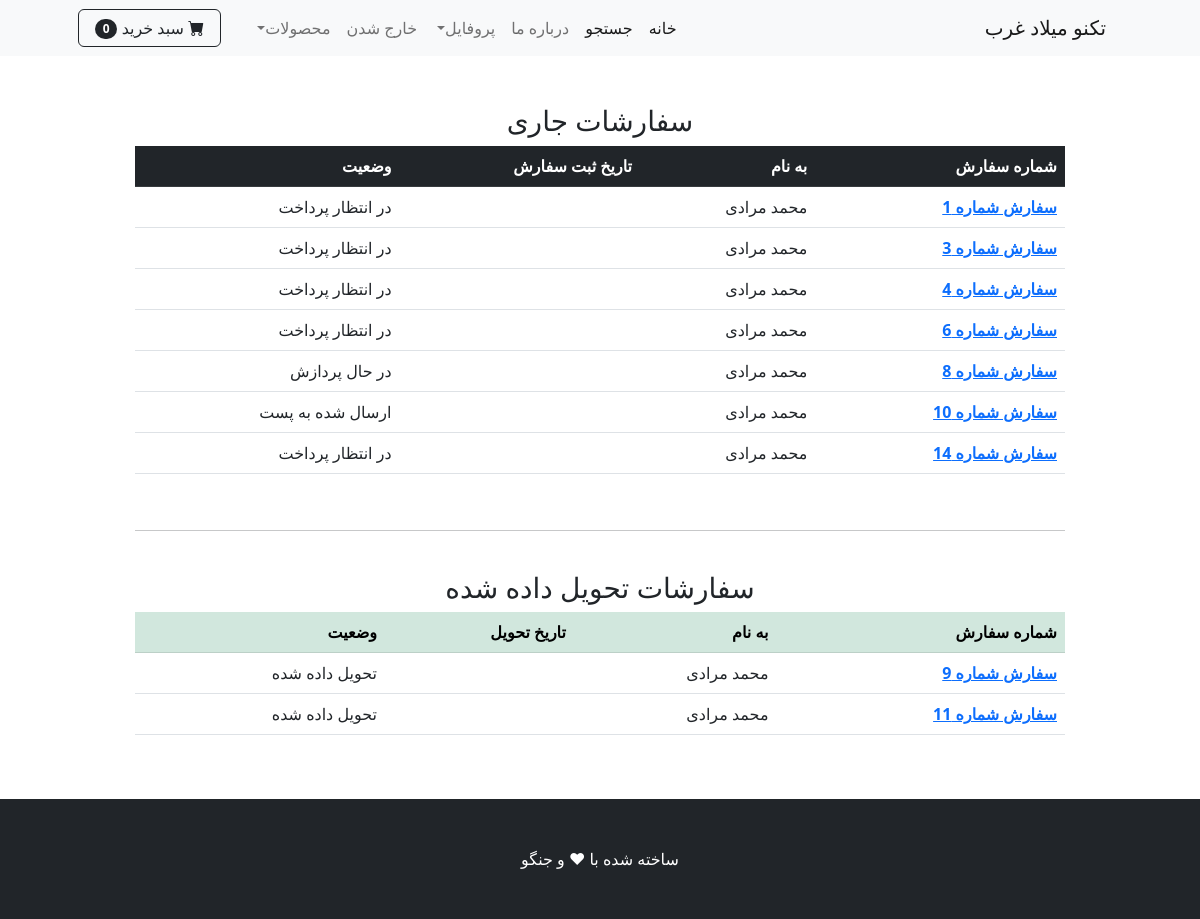
The app's page /orders/ (signed in) with its own data.
### payment/models.py (models this page shows, shortened)
class Order(models.Model):     # Order = سفارشات
    STATUS_ORDER = [
        ('Pending', 'در انتظار پرداخت'),
        ('Processing', "در حال پردازش "),
        ('Shipped', 'ارسال شده به پست'),
        ('Delivered','تحویل داده شده')
    ]
    user = models.ForeignKey(User, on_delete=models.CASCADE, null=True, blank=True)
    full_name = models.CharField(max_length=250)
    email = models.EmailField(max_length=300)
    shipping_address = models.TextField(max_length=150000)
    amount_paid = models.DecimalField(decimal_places=0, max_digits=12)
    date_ordered = jmodels.jDateTimeField(auto_now_add=True)
    status =models.CharField(max_length=50, choices=STATUS_ORDER, default='Pending')
    last_update = jmodels.jDateTimeField(auto_now=True)
    class Meta:
        verbose_name = " سفارشات"
        verbose_name_plural = " سفارشات ثبت شده"

### shop/views.py (the view)
# urls.py: path('orders/', views.user_orders, name="orders"),
def user_orders(request):
     if request.user.is_authenticated:
          delivered_orders = Order.objects.filter(user =request.user, status='Delivered')
          other_orders = Order.objects.filter(user = request.user).exclude(status='Delivered')
          context = {
               'delivered': delivered_orders,
               'other': other_orders
          }
          return render(request, 'orders.html',context)
     else:
          messages.success(request, 'بدون احراز هویت دسترسی به این صفحه امکان پذیر نمی باشد')
          return redirect('home')

### cart/cart.py (called while the page is built)
    def __len__(self):
        return len(self.cart)

### cart/context_processors.py (called while the page is built)
def cart(request):
    return {'cart':Cart(request)}

### shop/templates/orders.html
{% extends 'base.html' %}
{% block content %}
<br><br>
<div class="container">
    <div class="row">
        <center>
            <div class="col-10">
    {% if other %}
        <h3>سفارشات جاری</h3>
        <table class="table">
            <thead class="table-dark">
            <tr>
                <th scope="col">شماره سفارش </th>
                <th scope="col">به نام </th>
                <th scope="col">تاریخ ثبت سفارش </th>
                <th scope="col">وضعیت</th>
            </tr>
            </thead>
            <tbody>
        {% for order in other %}
            <tr>
                <th scope="row"><a href="{% url 'order_details' order.id %}">سفارش شماره {{order.id}}</a></th>
                <td>{{order.full_name}}</td>
                <td>{{order.date_ordered|date:"Y-m-d H:i:s"}}</td>
                <td>{{order.get_status_display}}</td>
            </tr>
        {% endfor %}
            </tbody>
        </table>
        {% else %}
            سفارشی ثبت نکرده اید
    {% endif %}
<br>
<hr>
<br>
    {% if delivered %}
        <h3>سفارشات تحویل داده شده</h3>
        <table class="table">
            <thead class="table-success">
            <tr>
                <th scope="col">شماره سفارش </th>
                <th scope="col">به نام </th>
                <th scope="col"> تاریخ تحویل </th>
                <th scope="col">وضعیت</th>
            </tr>
            </thead>
            <tbody>
        {% for order in delivered %}
            <tr>
                <th scope="row"><a href="{% url 'order_details' order.id %}">سفارش شماره {{order.id}}</a></th>
                <td>{{order.full_name}}</td>
                <td>{{order.last_update}}</td>
                <td>{{order.get_status_display}}</td>
            </tr>
        {% endfor %}
            </tbody>
        </table>
        {% else %}
            سفارشی در کار نیست!
    {% endif %}
            </div>
        </center>
    </div>
</div>
<br><br>
{% endblock %}

### records on screen
Order: id "1", full_name "محمد مرادی", status "در انتظار پرداخت"
Order: id "3", full_name "محمد مرادی", status "در انتظار پرداخت"
Order: id "4", full_name "محمد مرادی", status "در انتظار پرداخت"
Order: id "6", full_name "محمد مرادی", status "در انتظار پرداخت"
Order: id "8", full_name "محمد مرادی", status "در حال پردازش"
Order: id "10", full_name "محمد مرادی", status "ارسال شده به پست"
Order: id "14", full_name "محمد مرادی", status "در انتظار پرداخت"
Order: id "9", full_name "محمد مرادی", status "تحویل داده شده"
Order: id "11", full_name "محمد مرادی", status "تحویل داده شده"

### other values on screen
{{ cart|length }} "0"
